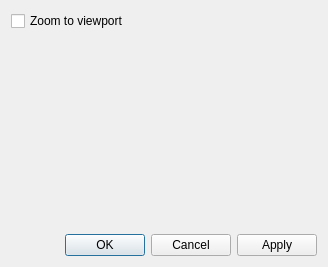
<?xml version="1.0" encoding="UTF-8"?>
<ui version="4.0">
 <class>ElevationProfileConfigWidget</class>
 <widget class="QDialog" name="ElevationProfileConfigWidget">
  <property name="geometry">
   <rect>
    <x>0</x>
    <y>0</y>
    <width>328</width>
    <height>267</height>
   </rect>
  </property>
  <property name="windowTitle">
   <string>Configure Elevation Profile Plugin</string>
  </property>
  <layout class="QVBoxLayout" name="verticalLayout">
   <item>
    <widget class="QCheckBox" name="m_zoomToViewportCheckBox">
     <property name="text">
      <string>Zoom to viewport</string>
     </property>
     <property name="checked">
      <bool>false</bool>
     </property>
    </widget>
   </item>
   <item>
    <spacer name="verticalSpacer">
     <property name="orientation">
      <enum>Qt::Vertical</enum>
     </property>
     <property name="sizeHint" stdset="0">
      <size>
       <width>20</width>
       <height>164</height>
      </size>
     </property>
    </spacer>
   </item>
   <item>
    <widget class="QDialogButtonBox" name="m_buttonBox">
     <property name="orientation">
      <enum>Qt::Horizontal</enum>
     </property>
     <property name="standardButtons">
      <set>QDialogButtonBox::Apply|QDialogButtonBox::Cancel|QDialogButtonBox::Ok</set>
     </property>
    </widget>
   </item>
  </layout>
 </widget>
 <resources/>
 <connections>
  <connection>
   <sender>m_buttonBox</sender>
   <signal>accepted()</signal>
   <receiver>ElevationProfileConfigWidget</receiver>
   <slot>accept()</slot>
   <hints>
    <hint type="sourcelabel">
     <x>248</x>
     <y>254</y>
    </hint>
    <hint type="destinationlabel">
     <x>157</x>
     <y>274</y>
    </hint>
   </hints>
  </connection>
  <connection>
   <sender>m_buttonBox</sender>
   <signal>rejected()</signal>
   <receiver>ElevationProfileConfigWidget</receiver>
   <slot>reject()</slot>
   <hints>
    <hint type="sourcelabel">
     <x>316</x>
     <y>260</y>
    </hint>
    <hint type="destinationlabel">
     <x>286</x>
     <y>274</y>
    </hint>
   </hints>
  </connection>
 </connections>
</ui>
